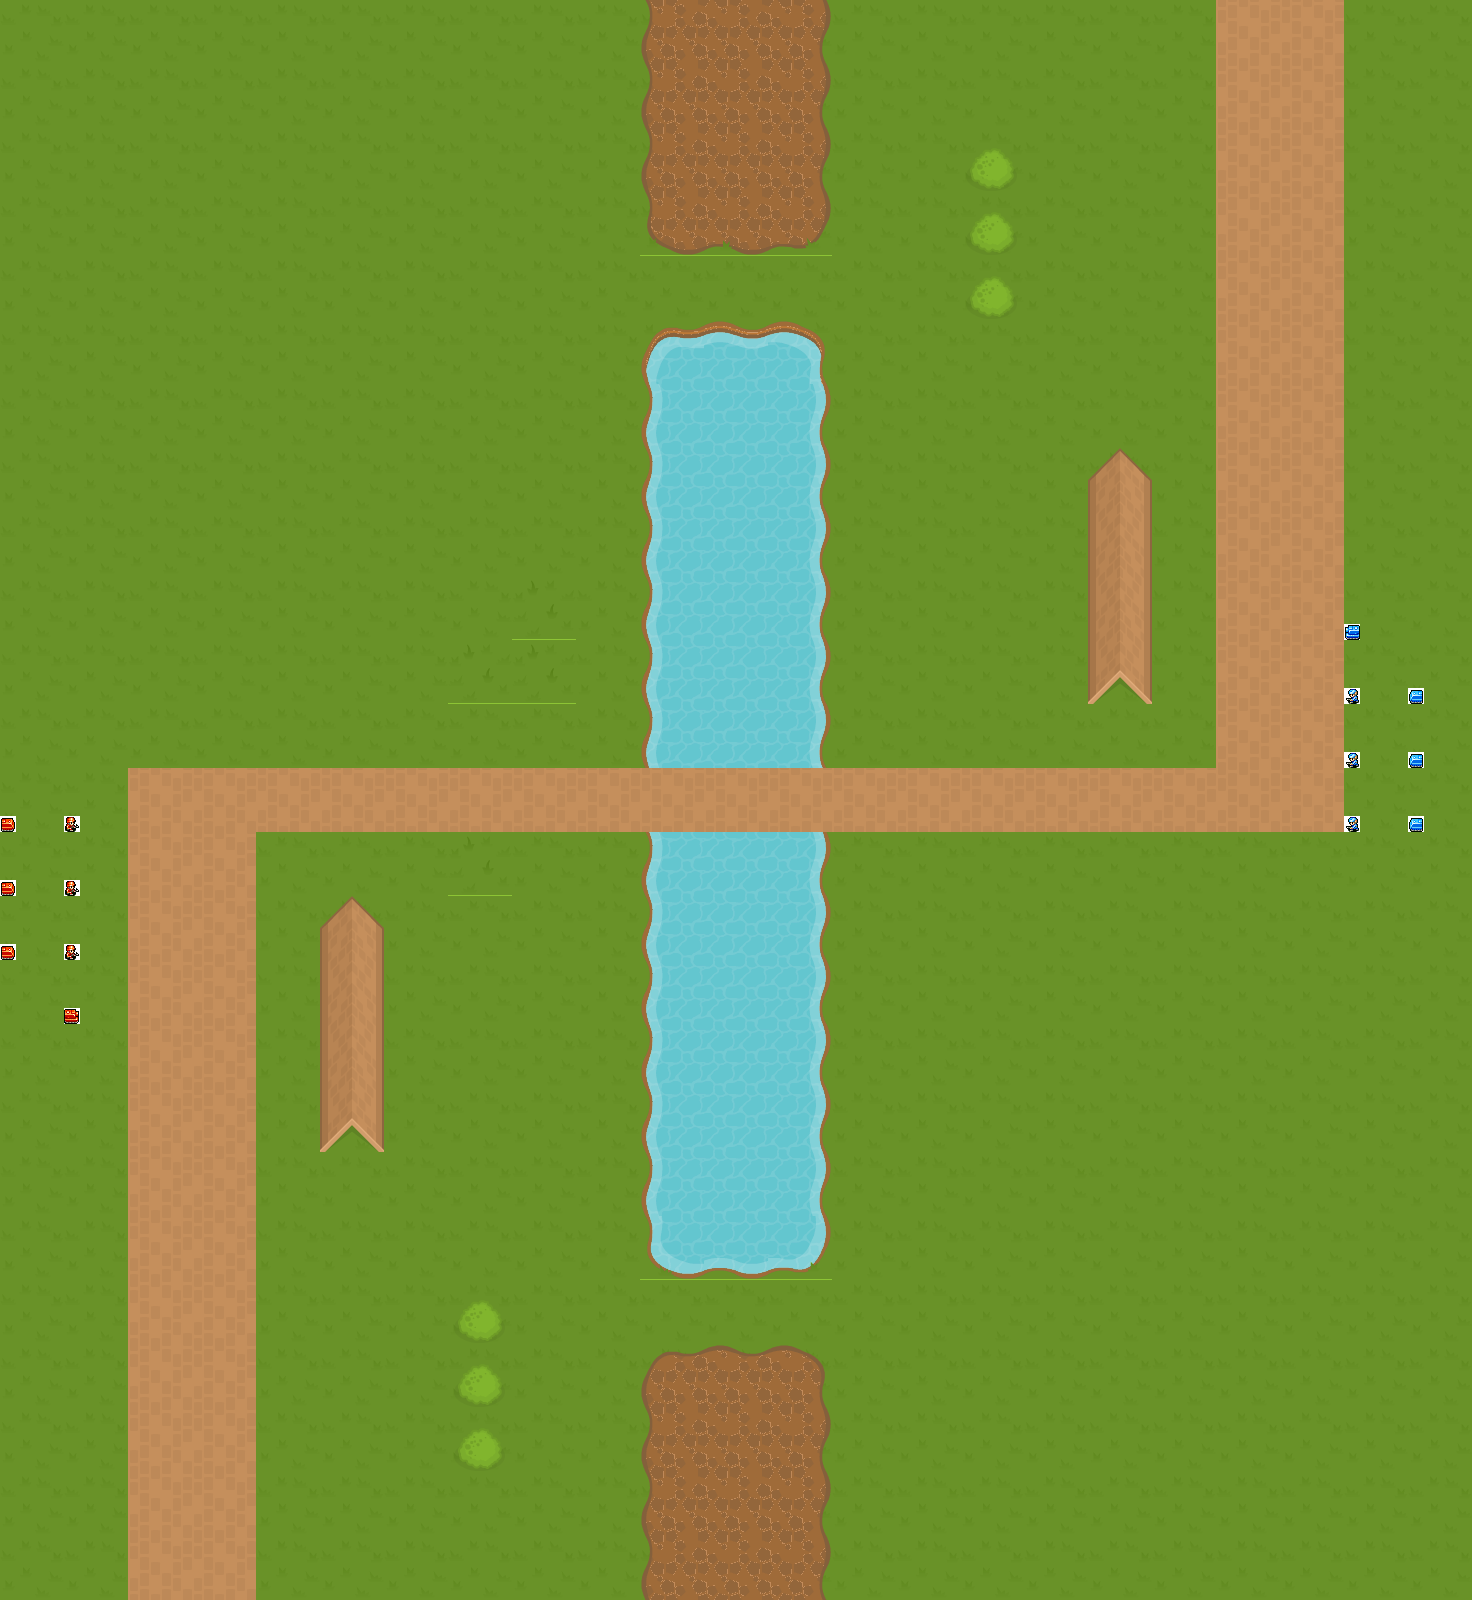

Tiled map render using the project's own tile images. Description and the whole map definition, tile-layer contents included, below:
An orthogonal 23x25 tile map with 64x64 px tiles, 3 tile layers (Tile Layer 1, Tile Layer 2, Tile Layer 3), 2 tilesets.

<map version="1.0" orientation="orthogonal" renderorder="right-down" width="23" height="25" tilewidth="64" tileheight="64" nextobjectid="1">
 <tileset firstgid="1" name="RPGpack_sheet" tilewidth="64" tileheight="64" tilecount="260" columns="20">
  <image source="RPGpack_sheet.png" width="1280" height="832" />
  <terraintypes>
   <terrain name="grass" tile="21" />
   <terrain name="bush" tile="180" />
  </terraintypes>
  <tile id="180" terrain="0,0,0,0" />
  <tile id="181" terrain="0,0,0,0" />
  <tile id="182" terrain="0,0,0,0" />
  <tile id="183" terrain="0,0,0,0" />
  <tile id="184" terrain="0,0,0,0" />
 </tileset>
 <tileset firstgid="261" name="Units" tilewidth="16" tileheight="16" tilecount="260" columns="26">
  <image source="Map_units.png" width="416" height="160" />
 </tileset>
 <layer name="Tile Layer 1" width="23" height="25">
  <data encoding="csv">
22,22,22,22,22,22,22,22,22,22,26,27,28,22,22,22,22,22,22,146,146,22,22,
22,22,22,22,22,22,22,22,22,22,26,27,28,22,22,22,22,22,22,146,146,22,22,
22,22,22,22,22,22,22,22,22,22,26,27,28,22,22,22,22,22,22,146,146,22,22,
22,22,22,22,22,22,22,22,22,22,46,47,48,22,22,22,22,22,22,146,146,22,22,
22,22,22,22,22,22,22,22,22,22,22,22,22,22,22,22,22,22,22,146,146,22,22,
22,22,22,22,22,22,22,22,22,22,11,12,13,22,22,22,22,22,22,146,146,22,22,
22,22,22,22,22,22,22,22,22,22,31,32,33,22,22,22,22,22,22,146,146,22,22,
22,22,22,22,22,22,22,22,22,22,31,32,33,22,22,22,22,22,22,146,146,22,22,
22,22,22,22,22,22,22,22,22,22,31,32,33,22,22,22,22,22,22,146,146,22,22,
22,22,22,22,22,22,22,22,45,22,31,32,33,22,22,22,22,22,22,146,146,22,22,
22,22,22,22,22,22,22,45,45,22,31,32,33,22,22,22,22,22,22,146,146,22,22,
22,22,22,22,22,22,22,22,22,22,31,32,33,22,22,22,22,22,22,146,146,22,22,
22,22,146,146,146,146,146,146,146,146,146,146,146,146,146,146,146,146,146,146,146,22,22,
22,22,146,146,22,22,22,45,22,22,31,32,33,22,22,22,22,22,22,22,22,22,22,
22,22,146,146,22,22,22,22,22,22,31,32,33,22,22,22,22,22,22,22,22,22,22,
22,22,146,146,22,22,22,22,22,22,31,32,33,22,22,22,22,22,22,22,22,22,22,
22,22,146,146,22,22,22,22,22,22,31,32,33,22,22,22,22,22,22,22,22,22,22,
22,22,146,146,22,22,22,22,22,22,31,32,33,22,22,22,22,22,22,22,22,22,22,
22,22,146,146,22,22,22,22,22,22,31,32,33,22,22,22,22,22,22,22,22,22,22,
22,22,146,146,22,22,22,22,22,22,51,52,53,22,22,22,22,22,22,22,22,22,22,
22,22,146,146,22,22,22,22,22,22,22,22,22,22,22,22,22,22,22,22,22,22,22,
22,22,146,146,22,22,22,22,22,22,6,7,8,22,22,22,22,22,22,22,22,22,22,
22,22,146,146,22,22,22,22,22,22,26,27,28,22,22,22,22,22,22,22,22,22,22,
22,22,146,146,22,22,22,22,22,22,26,27,28,22,22,22,22,22,22,22,22,22,22,
22,22,146,146,22,22,22,22,22,22,26,27,28,22,22,22,22,22,22,22,22,22,22
</data>
 </layer>
 <layer name="Tile Layer 2" width="23" height="25">
  <data encoding="csv">
0,0,0,0,0,0,0,0,0,0,0,0,0,0,0,0,0,0,0,0,0,0,0,
0,0,0,0,0,0,0,0,0,0,0,0,0,0,0,0,0,0,0,0,0,0,0,
0,0,0,0,0,0,0,0,0,0,0,0,0,0,0,181,0,0,0,0,0,0,0,
0,0,0,0,0,0,0,0,0,0,0,0,0,0,0,181,0,0,0,0,0,0,0,
0,0,0,0,0,0,0,0,0,0,0,0,0,0,0,181,0,0,0,0,0,0,0,
0,0,0,0,0,0,0,0,0,0,0,0,0,0,0,0,0,0,0,0,0,0,0,
0,0,0,0,0,0,0,0,0,0,0,0,0,0,0,0,0,0,0,0,0,0,0,
0,0,0,0,0,0,0,0,0,0,0,0,0,0,0,0,0,127,0,0,0,0,0,
0,0,0,0,0,0,0,0,0,0,0,0,0,0,0,0,0,126,0,0,0,0,0,
0,0,0,0,0,0,0,0,0,0,0,0,0,0,0,0,0,126,0,0,0,0,0,
0,0,0,0,0,0,0,0,0,0,0,0,0,0,0,0,0,125,0,0,0,0,0,
0,0,0,0,0,0,0,0,0,0,0,0,0,0,0,0,0,0,0,0,0,0,0,
0,0,0,0,0,0,0,0,0,0,0,0,0,0,0,0,0,0,0,0,0,0,0,
0,0,0,0,0,0,0,0,0,0,0,0,0,0,0,0,0,0,0,0,0,0,0,
0,0,0,0,0,127,0,0,0,0,0,0,0,0,0,0,0,0,0,0,0,0,0,
0,0,0,0,0,126,0,0,0,0,0,0,0,0,0,0,0,0,0,0,0,0,0,
0,0,0,0,0,126,0,0,0,0,0,0,0,0,0,0,0,0,0,0,0,0,0,
0,0,0,0,0,125,0,0,0,0,0,0,0,0,0,0,0,0,0,0,0,0,0,
0,0,0,0,0,0,0,0,0,0,0,0,0,0,0,0,0,0,0,0,0,0,0,
0,0,0,0,0,0,0,0,0,0,0,0,0,0,0,0,0,0,0,0,0,0,0,
0,0,0,0,0,0,0,181,0,0,0,0,0,0,0,0,0,0,0,0,0,0,0,
0,0,0,0,0,0,0,181,0,0,0,0,0,0,0,0,0,0,0,0,0,0,0,
0,0,0,0,0,0,0,181,0,0,0,0,0,0,0,0,0,0,0,0,0,0,0,
0,0,0,0,0,0,0,0,0,0,0,0,0,0,0,0,0,0,0,0,0,0,0,
0,0,0,0,0,0,0,0,0,0,0,0,0,0,0,0,0,0,0,0,0,0,0
</data>
 </layer>
 <layer name="Tile Layer 3" width="23" height="25">
  <data encoding="csv">
0,0,0,0,0,0,0,0,0,0,0,0,0,0,0,0,0,0,0,0,0,0,0,
0,0,0,0,0,0,0,0,0,0,0,0,0,0,0,0,0,0,0,0,0,0,0,
0,0,0,0,0,0,0,0,0,0,0,0,0,0,0,0,0,0,0,0,0,0,0,
0,0,0,0,0,0,0,0,0,0,0,0,0,0,0,0,0,0,0,0,0,0,0,
0,0,0,0,0,0,0,0,0,0,0,0,0,0,0,0,0,0,0,0,0,0,0,
0,0,0,0,0,0,0,0,0,0,0,0,0,0,0,0,0,0,0,0,0,0,0,
0,0,0,0,0,0,0,0,0,0,0,0,0,0,0,0,0,0,0,0,0,0,0,
0,0,0,0,0,0,0,0,0,0,0,0,0,0,0,0,0,0,0,0,0,0,0,
0,0,0,0,0,0,0,0,0,0,0,0,0,0,0,0,0,0,0,0,0,0,0,
0,0,0,0,0,0,0,0,0,0,0,0,0,0,0,0,0,0,0,0,0,293,0,
0,0,0,0,0,0,0,0,0,0,0,0,0,0,0,0,0,0,0,0,0,287,289,
0,0,0,0,0,0,0,0,0,0,0,0,0,0,0,0,0,0,0,0,0,287,289,
263,261,0,0,0,0,0,0,0,0,0,0,0,0,0,0,0,0,0,0,0,287,289,
263,261,0,0,0,0,0,0,0,0,0,0,0,0,0,0,0,0,0,0,0,0,0,
263,261,0,0,0,0,0,0,0,0,0,0,0,0,0,0,0,0,0,0,0,0,0,
0,267,0,0,0,0,0,0,0,0,0,0,0,0,0,0,0,0,0,0,0,0,0,
0,0,0,0,0,0,0,0,0,0,0,0,0,0,0,0,0,0,0,0,0,0,0,
0,0,0,0,0,0,0,0,0,0,0,0,0,0,0,0,0,0,0,0,0,0,0,
0,0,0,0,0,0,0,0,0,0,0,0,0,0,0,0,0,0,0,0,0,0,0,
0,0,0,0,0,0,0,0,0,0,0,0,0,0,0,0,0,0,0,0,0,0,0,
0,0,0,0,0,0,0,0,0,0,0,0,0,0,0,0,0,0,0,0,0,0,0,
0,0,0,0,0,0,0,0,0,0,0,0,0,0,0,0,0,0,0,0,0,0,0,
0,0,0,0,0,0,0,0,0,0,0,0,0,0,0,0,0,0,0,0,0,0,0,
0,0,0,0,0,0,0,0,0,0,0,0,0,0,0,0,0,0,0,0,0,0,0,
0,0,0,0,0,0,0,0,0,0,0,0,0,0,0,0,0,0,0,0,0,0,0
</data>
 </layer>
</map>
